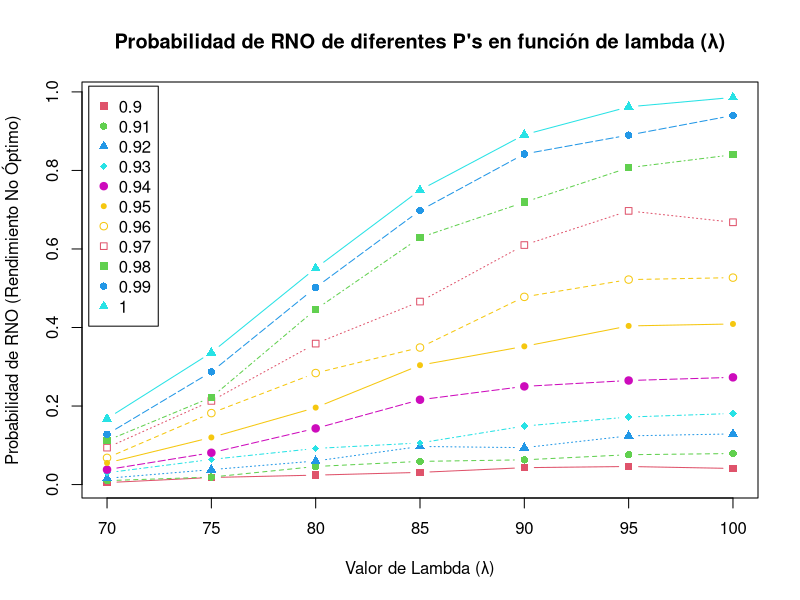

This figure's R source:
# Grupo 5: Ariel Alzogaray Flores, Damian Cevallos Ortiz y Josefina Deserti Gotta

# Escenario 1, Ejercicio 1

escenario1_ej1 <- function() {
  
  # La cantidad de pasajeros por vuelo simulado es siempre de 81 pasajeros
  cantPasajeros <- 81
  
  # Creamos una muestra del peso total de los pasajeros en 1000 viajes de avión
  muestra <- numeric(1000)
  
  # Cada dato en la muestra es la suma de los pesos de 81 pasajeros (todos adultos), es decir, el peso total en un vuelo
  for (i in 1:1000) {
    muestra[i] <- sum(rnorm(cantPasajeros, mean = 70, sd = 7))
  }
  
  # Contemos la cantidad de casos en donde superan los 5500 kg
  cantRendNoOptimo <- sum(muestra>5500)
  
  # Calculemos la probabilidad comparando estos casos contra la totalidad de la muestra
  probaRendNoOptimo <- cantRendNoOptimo/length(muestra)
  return(probaRendNoOptimo)
}

r_es1_ej1 <- escenario1_ej1()

# Escenario 2, ejercicio 1

escenario2_ej1 <- function() {
  
  # La cantidad de pasajeros por vuelo simulado es siempre de 81 pasajeros
  cantPasajeros <- 81
  
  # Creamos una muestra del peso total de los pasajeros en 1000 viajes de avión
  muestra <- numeric(1000)
  
  # Cada dato en la muestra es la suma de los pesos de 81 pasajeros
  for (i in 1:1000) {
    
    # Entendemos a cada pasajero como una bernoulli 0.95 (respecto a si es adulto o niño)
    pasajeros <- rbinom(n=cantPasajeros, size=1, prob=0.95) # 1 corresponde a adultos y 0 a niños
    
    # Contamos a la cantidad de adultos y niños
    adultos <- sum(pasajeros == 1)
    niños <- sum(pasajeros == 0)
    
    # A partir de la cantidad de adultos y niños estimamos el peso total según la distribución correspondiente al segmento
    pesoAdultos <- sum(rnorm(adultos, mean=70, sd=7))
    pesoNiños <- sum(rnorm(niños, mean=20, sd=5))
    
    # El peso total de los pasajeros se conforma por el peso total de ambos segmentos
    muestra[i] <- pesoAdultos + pesoNiños
  }
  
  # Contemos la cantidad de simulaciones en donde superan los 5500 kg
  cantRendNoOptimo <- sum(muestra>5500)
  
  # Calculemos la probabilidad comparando estos casos contra la totalidad de simulaciones en la muestra
  probaRendNoOptimo <- cantRendNoOptimo/length(muestra)
  return(probaRendNoOptimo)
}

r_es2_ej1<-escenario2_ej1()

# Escenario 3, ejercicio 1

escenario3ej1 <- function() {
  
  # Vector con las diferentes probabilidades de un pasajero adulto
  p <- c(0.9, 0.91, 0.92, 0.93, 0.94, 0.95, 0.96, 0.97, 0.98, 0.99, 1)
  
  # Vector que retornaremos con la probabilidad de RNO según la probabilidad de pasajero adulto
  vectorProbaRendNoOptimo <-numeric(length(p))

  # Para cada probabilidad de un pasajero adulto (del vector p)...
  for (i in 1:length(p)){ 
    
    # Creamos una muestra del peso total de los pasajeros en 1000 viajes de avión
    muestra <- numeric(1000)
    
    # Determinamos para cada una de las 1000 simulaciones de la muestra la cantidad de pasajeros que habrá en cada vuelo según la distribución poisson(λ=70)
    numeroPasajeros <- rpois(1000, 70)
    
    # Cada dato en la muestra es la suma de los pesos de 81 pasajeros
    for (j in 1:1000){
      
      # Correjimos vector `numeroPasajeros` para evitar simulaciones con más de 81 pasajeros
      if (numeroPasajeros[j] > 81){
        numeroPasajeros[j] <- 81
      }
      
      # Asignamos a cada pasajero del j-ésimo vuelo el segmento al que pertenece (niño o adulto)
      pasajeros <- rbinom(n=numeroPasajeros[j], size=1, prob=p[i])
      
      # Contamos a la cantidad de adultos y niños
      adultos <- sum(pasajeros == 1)
      niños <- sum(pasajeros == 0)
      
      # A partir de la cantidad de adultos y niños estimamos el peso total según la distribución correspondiente al segmento
      pesoAdultos <- sum(rnorm(adultos, mean=70, sd=7))
      pesoNiños <- sum(rnorm(niños, mean=20, sd=5))
      
      # El peso total de los pasajeros se conforma por el peso total de ambos segmentos
      muestra[j] <- pesoAdultos + pesoNiños
    }
    
    # Contemos la cantidad de simulaciones en donde superan los 5500 kg
    cantRendNoOptimo <- sum(muestra > 5500)
    
    # Calculemos la probabilidad comparando estos casos contra la totalidad de simulaciones en la muestra
    probaRendNoOptimo <- cantRendNoOptimo/length(muestra)
    
    # Asignamos la probabilidad de RNO a la i-ésima probabilidad (p) de ser adulto
    vectorProbaRendNoOptimo[i] <- probaRendNoOptimo
  }
  
  return(vectorProbaRendNoOptimo)
}

r_es3_ej1 <- escenario3ej1()

# Escenario 3, ejercicio 2

# Vector con las diferentes probabilidades de un pasajero adulto
p <- c(0.9, 0.91, 0.92, 0.93, 0.94, 0.95, 0.96, 0.97, 0.98, 0.99, 1)

# Ahora cada caso de probabilidad (p) debe ser evaluado para cada uno de los siguientes lambdas (λ) de la poisson de cantidad de pasajeros
lambdas <- c(70, 75, 80, 85, 90, 95, 100)

# Se los pasamos como parámetro para simplificar luego la realización del gráfico por fuera de la función
escenario3ej2 <- function(p, lambdas) {
  
  # Matriz que retornamos con la probabilidad RNO para cada combinación lambda/p
  matrizProbaRendNoOptimo <- matrix(nrow=length(p), ncol=length(lambdas), dimnames=list(p,lambdas))
  
  # Para cada lambda como distribución de cantidad de pasajeros...
  for (i in 1:length(lambdas)){
    
    # Para cada probabilidad de un pasajero adulto (del vector p)...
    for (j in 1:length(p)){
      
      # Creamos una muestra del peso total de los pasajeros en 1000 viajes de avión
      muestra <- numeric(1000)
      
      # Determinamos la cantidad de pasajeros para el i-ésimo lambda
      numeroPasajeros <- rpois(1000, lambdas[i])
      
      # Para cada probabilidad de un pasajero adulto (del vector p)...
      for (k in 1:1000){
        
        # Correjimos vector `numeroPasajeros` para evitar simulaciones con más de 81 pasajeros
        if (numeroPasajeros[k] > 81){ 
          numeroPasajeros[k] <- 81
        }
        
        # Asignamos a cada pasajero del j-ésimo vuelo el segmento al que pertenece (niño o adulto)
        pasajeros <- rbinom(n=numeroPasajeros[k], size=1, prob=p[j])
        
        # Contamos a la cantidad de adultos y niños
        adultos <- sum(pasajeros == 1)
        niños <- sum(pasajeros == 0)
        
        # A partir de la cantidad de adultos y niños estimamos el peso total según la distribución correspondiente al segmento
        pesoAdultos <- sum(rnorm(adultos, mean=70, sd=7))
        pesoNiños <- sum(rnorm(niños, mean=20, sd=5))
        
        # El peso total de los pasajeros se conforma por el peso total de ambos segmentos
        muestra[k] <- pesoAdultos + pesoNiños
      }
      
      # Contemos la cantidad de simulaciones en donde superan los 5500 kg
      cantRendNoOptimo <- sum(muestra > 5500)
      
      # Calculemos la probabilidad comparando estos casos contra la totalidad de simulaciones en la muestra
      probaRendNoOptimo <- cantRendNoOptimo/length(muestra)
      
      # Asignamos la probabilidad de RNO a la matriz según la combinación lambda/p en la que estemos
      matrizProbaRendNoOptimo[j,i] <- probaRendNoOptimo
    }
  }
  
  return(matrizProbaRendNoOptimo)
}

r_es3_ej2 <- escenario3ej2(p, lambdas)

# Graficamos la transpuesta de la matriz que retorna nuestra función (queda mejor para la idea del gráfico en términos de ejes)
matplot(t(r_es3_ej2), xaxt = "n", pch=15:22, col=c(2:7,7),  type="b", ylab = "Probabilidad de RNO (Rendimiento No Óptimo)", xlab= "Valor de Lambda (λ)", main="Probabilidad de RNO de diferentes P's en función de lambda (λ)")

# Cambiamos los valores del eje X para que muestren los lambdas
axis(1, at=1:length(lambdas), labels=lambdas)

# Para la comprensión del gráfico añadimos una leyenda que indica los P's asociados a cada una de las lineas con marcadores 
legend("topleft", inset=0.01, legend=p, pch=15:22, col=c(2:7,7), horiz=FALSE)
